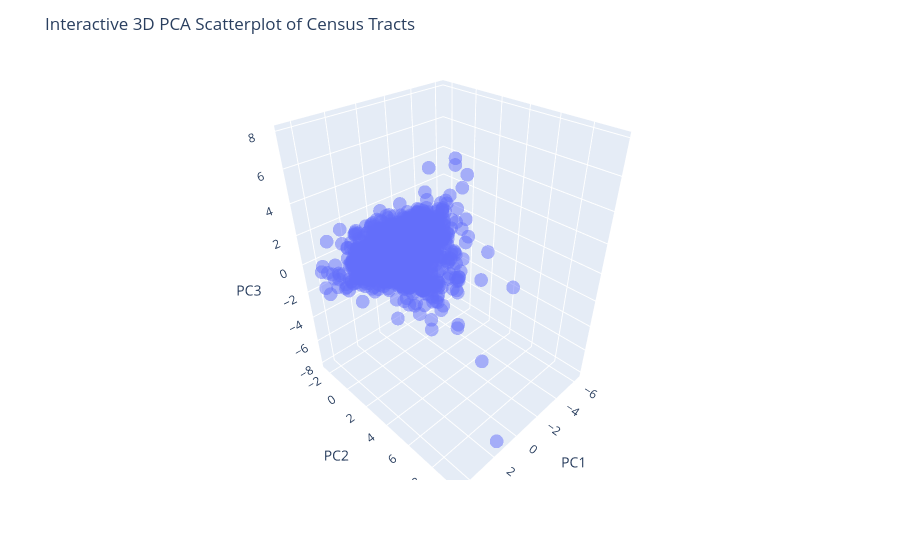

Source (notebook cell):
### Code cell
fig = px.scatter_3d(
    socioeconomic_tract_pca_scores,
    x="PC1",
    y="PC2",
    z="PC3",
    hover_name="TRACT",  
    opacity=0.5
)

fig.update_layout(
    title="Interactive 3D PCA Scatterplot of Census Tracts",
    scene=dict(
        xaxis_title='PC1',
        yaxis_title='PC2',
        zaxis_title='PC3'
    )
)

fig.show()

### Figure 1 — Plotly figure (JSON) as saved in the notebook; plotly's stock layout.template omitted (floating-point values rounded to 4 significant figures; data arrays with more than 128 entries replaced by an {"elided": "..."} marker saying what was removed)
{"data": [{"hovertemplate": "<b>%{hovertext}</b><br><br>PC1=%{x}<br>PC2=%{y}<br>PC3=%{z}<extra></extra>", "hovertext": {"elided": "2624 str values"}, "legendgroup": "", "marker": {"color": "#636efa", "opacity": 0.5, "symbol": "circle"}, "mode": "markers", "name": "", "scene": "scene", "showlegend": false, "type": "scatter3d", "x": {"elided": "2624 float values"}, "y": {"elided": "2624 float values"}, "z": {"elided": "2624 float values"}}], "layout": {"legend": {"tracegroupgap": 0}, "margin": {"t": 60}, "scene": {"domain": {"x": [0, 1], "y": [0, 1]}, "xaxis": {"title": {"text": "PC1"}}, "yaxis": {"title": {"text": "PC2"}}, "zaxis": {"title": {"text": "PC3"}}}, "title": {"text": "Interactive 3D PCA Scatterplot of Census Tracts"}}}
